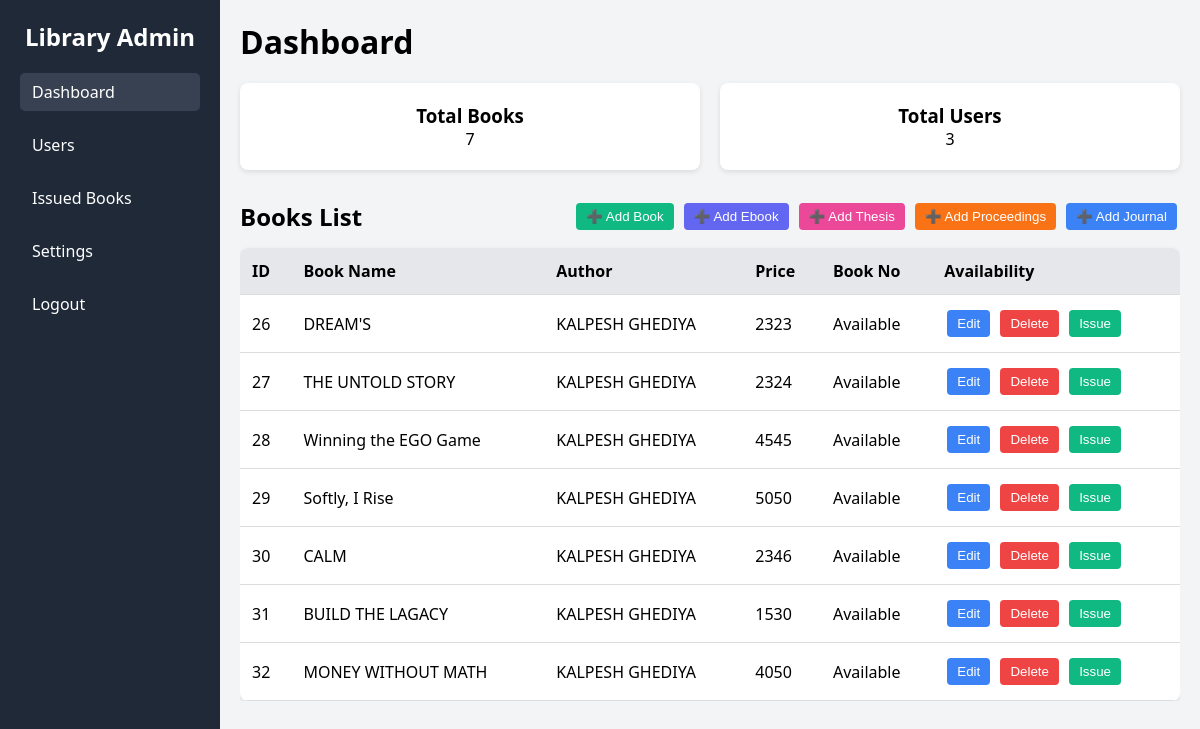
The page / on the database its author committed.
### tables this page shows
CREATE TABLE `books` (
  `id` int(11) NOT NULL,
  `BookName` varchar(255) NOT NULL,
  `AuthorName` varchar(255) NOT NULL,
  `BookNo` varchar(100) NOT NULL,
  `img` varchar(50) NOT NULL,
  `availability` varchar(20) DEFAULT 'Available'
);

### index.php (the view, shortened to what this page needs)
<?php
$conn = new mysqli("localhost", "root", "", "book_management");
$sql = "SELECT * FROM books";
$result = $conn->query($sql);
$userQuery = "SELECT COUNT(*) as total_users FROM users";
$userResult = $conn->query($userQuery);
$totalUsers = 0;
if ($userResult && $userResult->num_rows > 0) {
    $userRow = $userResult->fetch_assoc();
    $totalUsers = $userRow['total_users'];
}
$availabilityQuery = "
    SELECT b.id, b.BookName,
    CASE
        WHEN (SELECT status FROM issued_books WHERE book_id = b.id ORDER BY id DESC LIMIT 1) = 'Issued'
        THEN 'Not Available'
        ELSE 'Available'
    END AS availability
    FROM books b";
$availabilityResult = $conn->query($availabilityQuery);
$bookAvailability = [];
while ($row = $availabilityResult->fetch_assoc()) {
    $bookAvailability[$row['id']] = $row['availability'];
}
?>
<!DOCTYPE html>
<html lang="en">
<head>
</head>
<body>
<div class="container">
    <aside class="sidebar">
        <h2>Library Admin</h2>
        <ul>
            <li class="active">Dashboard</li>
            <li onclick="location.href='users.php'">Users</li>
            <li onclick="location.href='issued_books.php'">Issued Books</li>
            <li onclick="location.href='settings.php'">Settings</li>
            <li onclick="location.href='index7.php'">Logout</li>
        </ul>
    </aside>
    <main class="main-content">
        <header>
            <h1>Dashboard</h1>
        </header>
        <section class="cards">
            <div class="card">
                <h3>Total Books</h3>
                <p id="totalBooks"><?php echo $result->num_rows; ?></p>
            </div>
            <div class="card">
                <h3>Total Users</h3>
                <p id="totalUsers"><?php echo $totalUsers; ?></p>
            </div>
        </section>
        <section class="book-table" id="books">
            <div style="display: flex; justify-content: space-between; align-items: center; margin-bottom: 15px; flex-wrap: wrap; gap: 10px;">
                <h2 style="margin: 0;">Books List</h2>
                <div>
                    <a href="add.php"><button style="background-color: #10b981;">➕ Add Book</button></a>
                    <a href="add_ebook.php"><button style="background-color: #6366f1;">➕ Add Ebook</button></a>
                    <a href="add_thesis.php"><button style="background-color: #ec4899;">➕ Add Thesis</button></a>
                    <a href="add_proceeding.php"><button style="background-color: #f97316;">➕ Add Proceedings</button></a>
                    <a href="add_journal.php"><button style="background-color: #3b82f6;">➕ Add Journal</button></a>
                </div>
            </div>
            <table>
                <thead>
                    <tr>
                        <th>ID</th>
                        <th>Book Name</th>
                        <th>Author</th>
                        <th>Price</th>
                        <th>Book No</th>
                        <th>Availability</th>
                    </tr>
                </thead>
                <tbody>
                <?php while ($row = $result->fetch_assoc()) : ?>
                    <tr>
                        <td><?php echo $row['id']; ?></td>
                        <td><?php echo $row['BookName']; ?></td>
                        <td><?php echo $row['AuthorName']; ?></td>
                        <td><?php echo $row['BookNo']; ?></td>
                        <td><?php echo $bookAvailability[$row['id']] ?? 'Unknown'; ?></td>
                        <td>
                            <a href="edit.php?id=<?php echo $row['id']; ?>"><button>Edit</button></a>
                            <a href="delete.php?id=<?php echo $row['id']; ?>"><button class="delete">Delete</button></a>
                            <?php if (($bookAvailability[$row['id']] ?? '') == 'Available'): ?>
                                <a href="issue_book.php?book_id=<?php echo $row['id']; ?>"><button class="issue">Issue</button></a>
                            <?php else: ?>
                                <a href="return_book1.php?book_id=<?php echo $row['id']; ?>"><button class="return">Return</button></a>
                            <?php endif; ?>
                        </td>
                    </tr>
                <?php endwhile; ?>
                </tbody>
            </table>
        </section>
    </main>
</div>
</body>
</html>

### index.php (style rules this page uses)
* { margin: 0; padding: 0; box-sizing: border-box; }
body, html { font-family: 'Segoe UI', sans-serif; height: 100%; }
.container { display: flex; flex-direction: row; height: 100vh; }
.sidebar { width: 220px; background: #1f2937; color: #fff; padding: 20px; flex-shrink: 0; }
.sidebar h2 { text-align: center; margin-bottom: 20px; }
.sidebar ul { list-style: none; }
.sidebar ul li { margin: 15px 0; cursor: pointer; padding: 8px 12px; border-radius: 5px; }
.sidebar ul li.active, .sidebar ul li:hover { background: #374151; }
.main-content { flex: 1; background: #f3f4f6; padding: 20px; overflow-y: auto; }
header h1 { margin-bottom: 20px; }
.cards { display: flex; gap: 20px; flex-wrap: wrap; margin-bottom: 30px; }
.card { background: white; padding: 20px; border-radius: 8px; flex: 1 1 200px; box-shadow: 0 2px 5px rgba(0, 0, 0, 0.1); text-align: center; }
.book-table { overflow-x: auto; }
table { width: 100%; border-collapse: collapse; background: white; box-shadow: 0 2px 5px rgba(0, 0, 0, 0.1); border-radius: 8px; overflow: hidden; min-width: 600px; }
th, td { padding: 12px; text-align: left; border-bottom: 1px solid #ddd; }
th { background: #e5e7eb; }
button { padding: 6px 10px; margin: 3px; border: none; background: #3b82f6; color: white; border-radius: 4px; cursor: pointer; }
button.delete { background: #ef4444; }
button.issue { background: #10b981; }

### rows shown on the page
books: id "26", BookName "DREAM'S", AuthorName "KALPESH GHEDIYA", BookNo "2323", id "Available"
books: id "27", BookName "THE UNTOLD STORY", AuthorName "KALPESH GHEDIYA", BookNo "2324", id "Available"
books: id "28", BookName "Winning the EGO Game", AuthorName "KALPESH GHEDIYA", BookNo "4545", id "Available"
books: id "29", BookName "Softly, I Rise", AuthorName "KALPESH GHEDIYA", BookNo "5050", id "Available"
books: id "30", BookName "CALM", AuthorName "KALPESH GHEDIYA", BookNo "2346", id "Available"
books: id "31", BookName "BUILD THE LAGACY", AuthorName "KALPESH GHEDIYA", BookNo "1530", id "Available"
books: id "32", BookName "MONEY WITHOUT MATH", AuthorName "KALPESH GHEDIYA", BookNo "4050", id "Available"

### other values the page prints
$result->num_rows "7"
$totalUsers "3"
